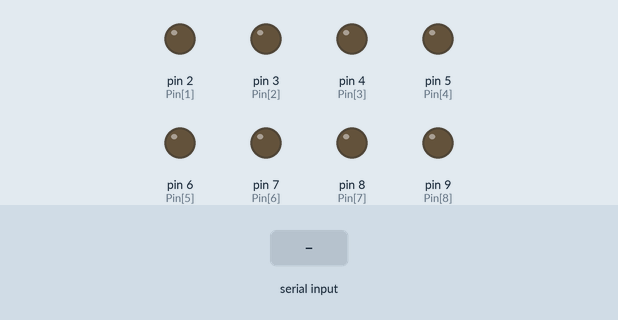
Recording of a sketch running on a simulated Arduino Uno, built with avr-gcc and run on an emulated ATmega328P. Shown: output pins drawn as LEDs (lit = HIGH). The test bench sets the inputs (shaded band).

Above: at 1.2 s.
1.3 s: byte 1 (1) received over Serial
At 2.1 s:
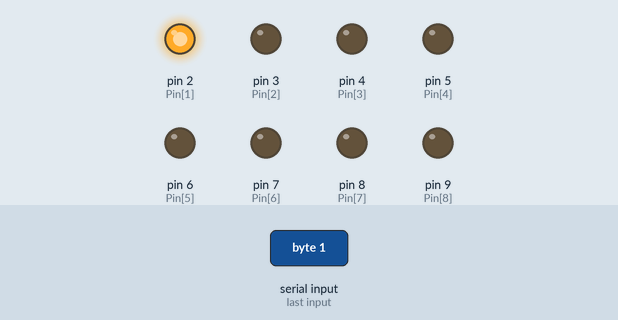
3.8 s: byte 2 (2) received over Serial
At 4.5 s:
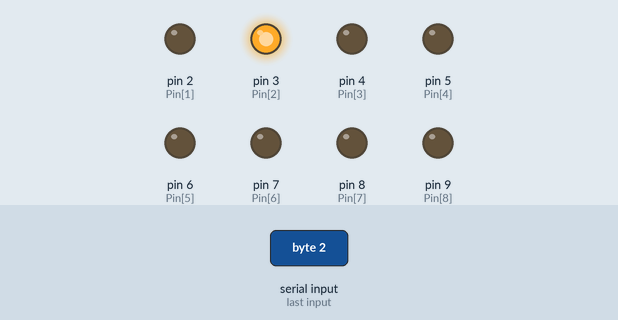
6.3 s: byte 3 (3) received over Serial
At 7.1 s:
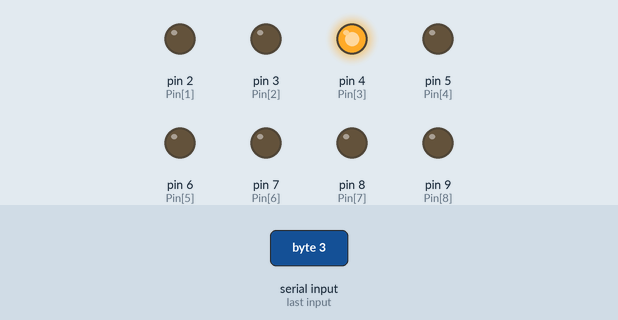
8.8 s: byte 4 (4) received over Serial
At 9.5 s:
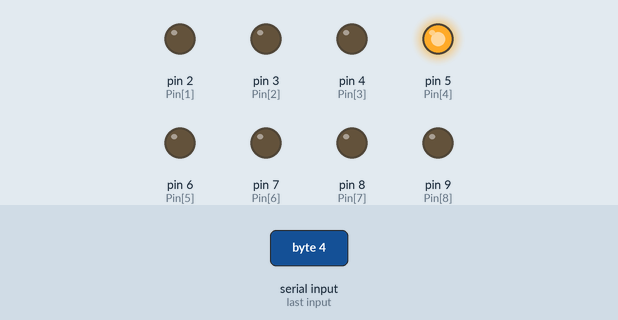
11.3 s: byte 5 (5) received over Serial
At 12.1 s:
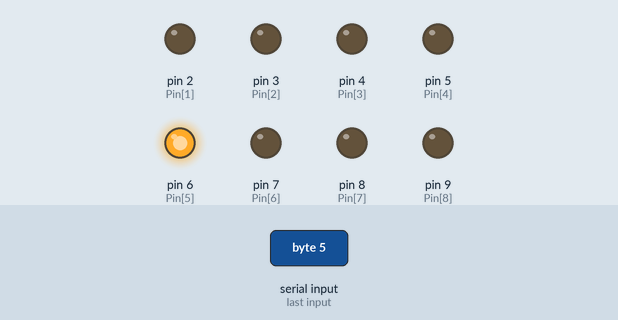
13.8 s: byte 6 (6) received over Serial
At 14.5 s:
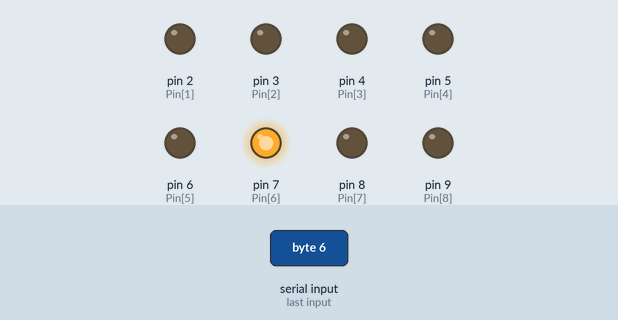
Timing chart, 0 to 16.8 s (numbered marks = the images above; inputs shaded):
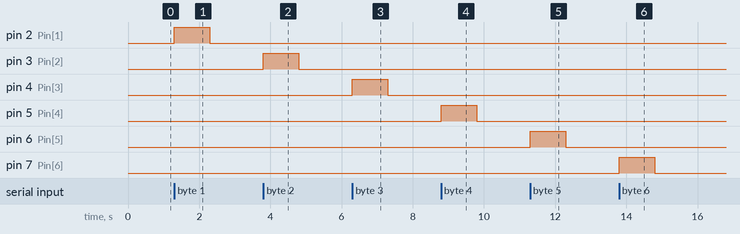

The sketch:

pdxMap.ino
```cpp
/*
 * interface map with Processing to light up LEDs on arduino
 * Works with Processing sketch 'pdxMap'
 */

int Pin[] = {0,2,3,4,5,6,7,8,9};  //Array of pins to controll lights
int value = 0;  // variable to keep the actual value
void setup()
{
 //Initialize pins as OUTPUTS and begin serial connection
 for(int i=1; i<9 ; i++){
  pinMode(Pin[i], OUTPUT);
 }
 Serial.begin(9600);
}

void loop()
{
  int input = Serial.read();  // read serial
  switch (input){
    case 1:  //If processing passes a '1' do case one
      if(input == 1){
        digitalWrite(Pin[1],HIGH);
        delay(1000);
        digitalWrite(Pin[1],LOW);
        //For fading un-comment
        /*Serial.write(input);
        for(value = 0 ; value <= 255; value++){ // ramp up the LED
          analogWrite(Pin[1], value);
          delay(30);
        }
       delay(5000);
        for(value = 255; value >=0; value--){   //ramp down the LED
          analogWrite(Pin[1], value);
          delay(30);
        }*/
       }
       break;
    case 2:
      if(input == 2){  //If Processing passes a '2' do case two
      digitalWrite(Pin[2],HIGH);
        delay(1000);
        digitalWrite(Pin[2],LOW);
        /*for(value = 0 ; value <= 255; value++){
          analogWrite(Pin[2], value);
          delay(30);
        }
       delay(5000);
        for(value = 255; value >=0; value--){
          analogWrite(Pin[2], value);
          delay(30);
        }*/
       }
       break;
    case 3:
      if(input == 3){  //If Processing passes a '3' do case three
      digitalWrite(Pin[3],HIGH);
        delay(1000);
        digitalWrite(Pin[3],LOW);
       /* for(value = 0 ; value <= 255; value++){
          analogWrite(Pin[3], value);
          delay(30);
        }
       delay(5000);
        for(value = 255; value >=0; value--){
          analogWrite(Pin[3], value);
          delay(30);
        }*/
       }
       break;
    case 4:
      if(input == 4){  //If Processing passes a '4' do case four
      digitalWrite(Pin[4],HIGH);
        delay(1000);
        digitalWrite(Pin[4],LOW);
        /*for(value = 0 ; value <= 255; value++){
          analogWrite(Pin[4], value);
          delay(30);
        }
       delay(5000);
        for(value = 255; value >=0; value--){
          analogWrite(Pin[4], value);
          delay(30);
        }*/
       }
       break;
    case 5:
      if(input == 5){  //If Processing passes a '5' do case five
      digitalWrite(Pin[5],HIGH);
        delay(1000);
        digitalWrite(Pin[5],LOW);
        /*for(value = 0 ; value <= 255; value++){
          analogWrite(Pin[5], value);
          delay(30);
        }
       delay(5000);
        for(value = 255; value >=0; value--){
          analogWrite(Pin[5], value);
          delay(30);
        }*/
       }
       break;
   case 6:
      if(input == 6){  //If Processing passes a '6' do case six
      digitalWrite(Pin[6],HIGH);
        delay(1000);
        digitalWrite(Pin[6],LOW);
        /*for(value = 0 ; value <= 255; value++){
          analogWrite(Pin[6], value);
          delay(30);
        }
       delay(5000);
        for(value = 255; value >=0; value--){
          analogWrite(Pin[6], value);
          delay(30);
        }*/
       }
       break;
    case 7:
      if(input == 7){  //If Processing passes a '7' do case seven
      digitalWrite(Pin[7],HIGH);
        delay(1000);
        digitalWrite(Pin[7],LOW);
        /*for(value = 0 ; value <= 255; value++){
          analogWrite(Pin[7], value);
          delay(30);
        }
       delay(5000);
        for(value = 255; value >=0; value--){
          analogWrite(Pin[7], value);
          delay(30);
        }*/
       }
       break;
    case 8:
      if(input == 8){  //If Processing passes a '8' do case eight
      digitalWrite(Pin[8],HIGH);
        delay(1000);
        digitalWrite(Pin[8],LOW);
        /*for(value = 0 ; value <= 255; value++){
          analogWrite(Pin[8], value);
          delay(30);
        }
       delay(5000);
        for(value = 255; value >=0; value--){
          analogWrite(Pin[8], value);
          delay(30);
        }*/
       }
       break;
  }
}
```

Measured:
- after the input at 1.3 s, pin 2 (Pin[1]): LOW → HIGH at once, → LOW 1.0 s later
- after the input at 3.8 s, pin 3 (Pin[2]): LOW → HIGH at once, → LOW 1.0 s later
- after the input at 6.3 s, pin 4 (Pin[3]): LOW → HIGH at once, → LOW 1.0 s later
- after the input at 8.8 s, pin 5 (Pin[4]): LOW → HIGH at once, → LOW 1.0 s later
- after the input at 11.3 s, pin 6 (Pin[5]): LOW → HIGH at once, → LOW 1.0 s later
- after the input at 13.8 s, pin 7 (Pin[6]): LOW → HIGH at once, → LOW 1.0 s later
